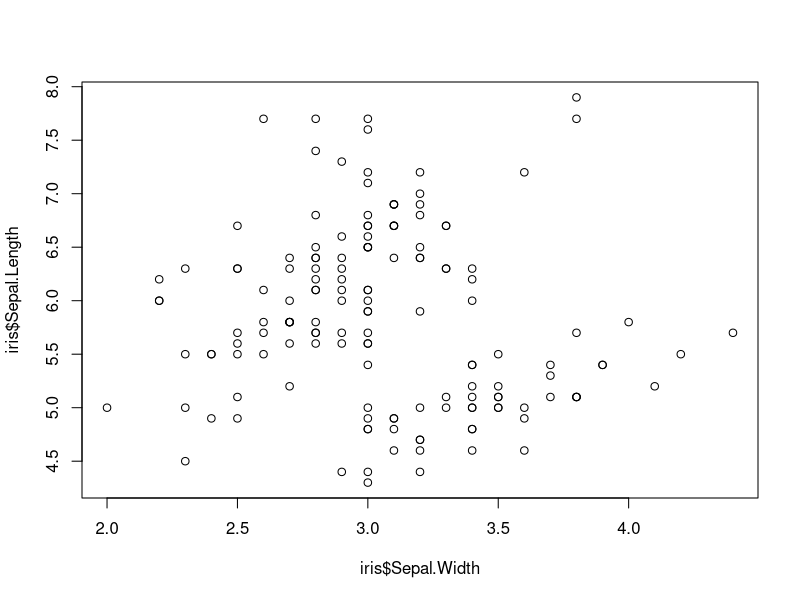
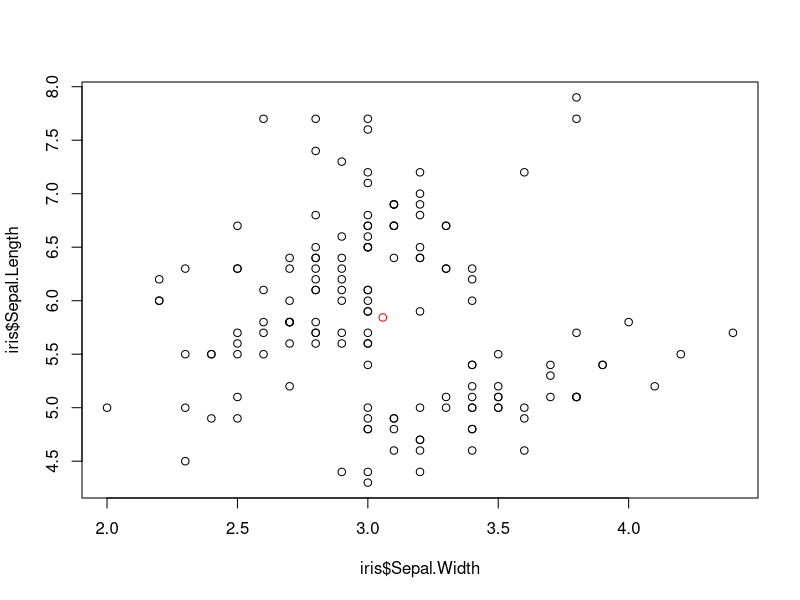
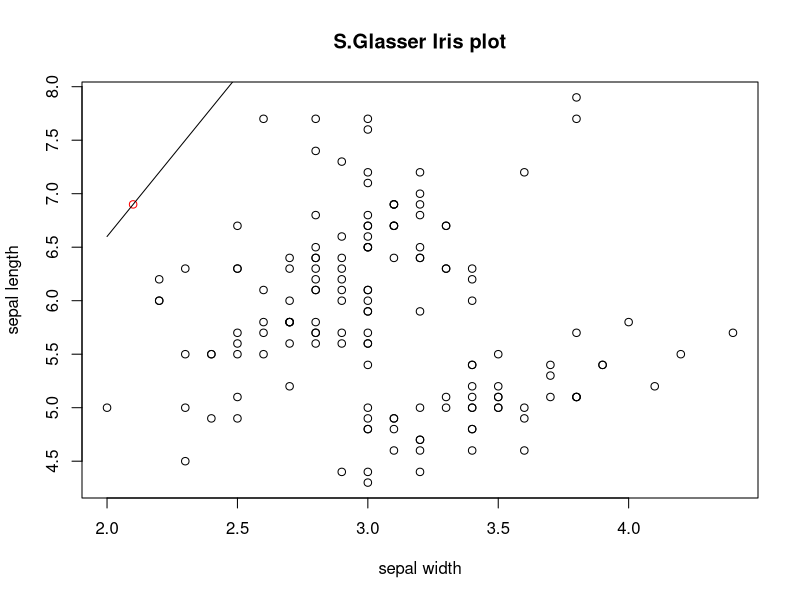

Recreate these plots in R, in order.
data(iris)

head(iris)

mean(iris$Sepal.Length)

sd(iris$Sepal.Width)

plot(x = iris$Sepal.Width, y = iris$Sepal.Length)

data_center_x = mean(iris$Sepal.Width)
data_center_y = mean(iris$Sepal.Length)
c(data_center_x, data_center_y)



plot<-plot(x = iris$Sepal.Width, y = iris$Sepal.Length)
points(x = data_center_x, y = data_center_y, col = "red")

line_point_slope = function(x, x1, y1, slope)
{
  get_y_intercept = 
    function(x1, y1, slope) 
      return(-(x1 * slope) + y1)
  
  linear = 
    function(x, yint, slope) 
      return(yint + x * slope)
  
  return(linear(x, get_y_intercept(x1, y1, slope), slope))
}

line_point_slope(2,4,4,-2)

data_center_x = 2.1
data_center_y = 6.9

plot(
  x = iris$Sepal.Width, 
  y = iris$Sepal.Length, 
  main = "S.Glasser Iris plot", 
  xlab= "sepal width", 
  ylab= "sepal length")
points(x = data_center_x, y = data_center_y, col = "red")
curve(
  line_point_slope(
    x, 
    data_center_x, 
    data_center_y,
    3), 
  add = TRUE)


